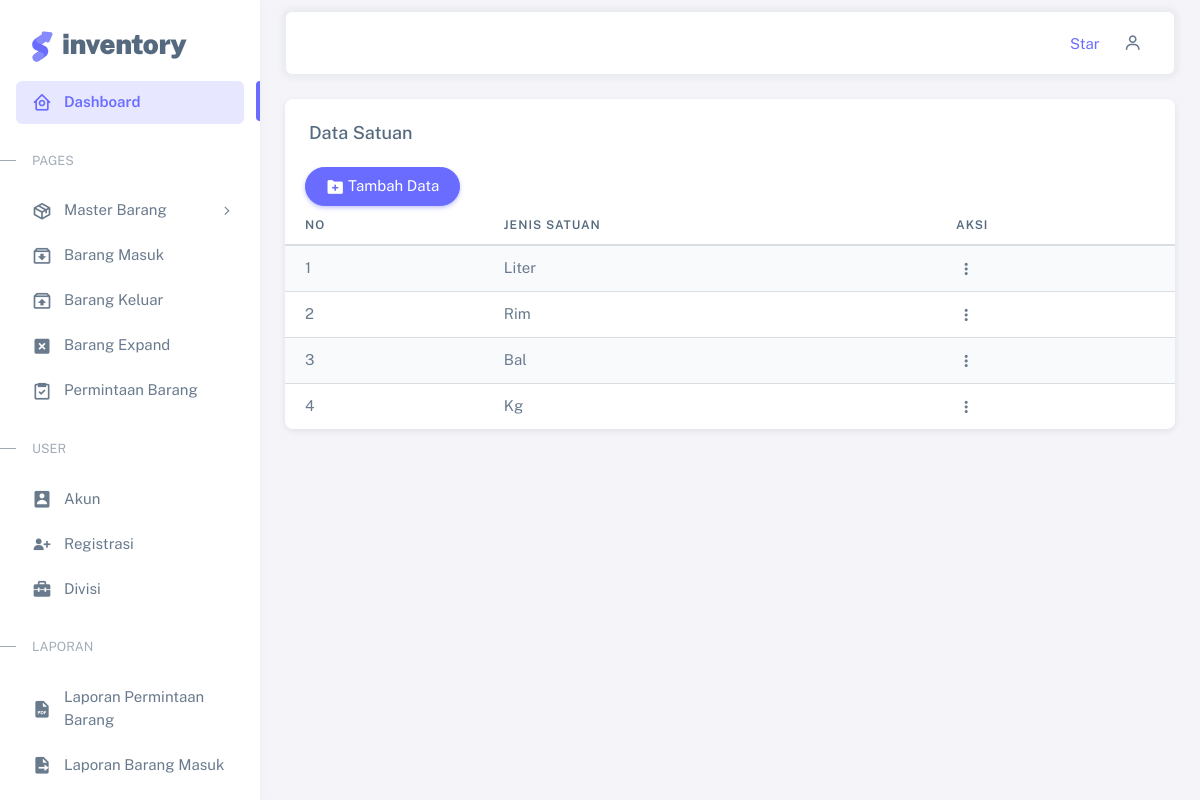
/index.php/satuan, run on the app's committed database.
### tables this page shows
CREATE TABLE `satuan` (
  `id_satuan` int(20) NOT NULL,
  `jenis_satuan` varchar(50) NOT NULL
);

### application/controllers/Satuan.php (called while the page is built, shortened)
<?php
class Satuan extends CI_Controller {
	public function index()
	{
		$this->load->model('M_tambahsatuan');
		$data['satuan'] = $this->M_tambahsatuan->show_data();
		$this->load->view('templates/header');
        $this->load->view('templates/sidebar');
		$this->load->view('templates/navbar');
        $this->load->view('satuan',$data);
        $this->load->view('templates/footer');
	}
}

### index.php (called while the page is built, shortened)
<?php
require_once BASEPATH.'core/CodeIgniter.php';

### application/models/M_tambahsatuan.php (called while the page is built, shortened)
<?php
class M_tambahsatuan extends CI_Model
{
    public function show_data()
    {
        return $this->db->get('satuan')->result();
    }
}

### application/views/satuan.php (the view, shortened to what this page needs)
<div class="card" style="margin-left:25px;margin-right:25px;margin-top:25px;">
    <h5 class="card-header">Data Satuan</h5>
    <div class="table-responsive text-nowrap">
        <td><a href="<?php echo base_url('satuan/tambah_satuan')?>"><button class="btn rounded-pill btn-primary"
                    style="margin-left:20px"><i class='bx bxs-folder-plus'></i> Tambah
                    Data</i></button></a></td>
        <table class="table table-striped">
            <thead>
                <tr>
                    <th>No</th>
                    <th>Jenis Satuan</th>
                    <th>Aksi</th>
                </tr>
            </thead>
            <tbody class="table-border-bottom-0">
                <?php $no=1; foreach($satuan as $p) :?>
                <tr>
                    <td><?php echo $no++ ?></td>
                    <td><?php echo $p->jenis_satuan ?></td>
                    <td>
                        <div class="dropdown">
                            <button type="button" class="btn p-0 dropdown-toggle hide-arrow" data-bs-toggle="dropdown">
                                <i class="bx bx-dots-vertical-rounded"></i>
                            </button>
                        </div>
                    </td>
                </tr>
                <?php endforeach; ?>
            </tbody>
        </table>
    </div>
</div>

### data on the page
satuan: jenis_satuan "Liter"
satuan: jenis_satuan "Rim"
satuan: jenis_satuan "Bal"
satuan: jenis_satuan "Kg"
